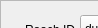
        <widget class="QWidget" name="roachConn">
         <property name="geometry">
          <rect>
           <x>0</x>
           <y>0</y>
           <width>98</width>
           <height>28</height>
          </rect>
         </property>
         <attribute name="label">
          <string>Roach</string>
         </attribute>
         <widget class="QFrame" name="frame">
          <property name="geometry">
           <rect>
            <x>0</x>
            <y>0</y>
            <width>210</width>
            <height>271</height>
           </rect>
          </property>
          <property name="frameShape">
           <enum>QFrame::StyledPanel</enum>
          </property>
          <property name="frameShadow">
           <enum>QFrame::Raised</enum>
          </property>
          <widget class="QPushButton" name="firmDir">
           <property name="geometry">
            <rect>
             <x>180</x>
             <y>74</y>
             <width>25</width>
             <height>25</height>
            </rect>
           </property>
           <property name="font">
            <font>
             <pointsize>9</pointsize>
             <weight>50</weight>
             <bold>false</bold>
            </font>
           </property>
           <property name="text">
            <string/>
           </property>
           <property name="icon">
            <iconset>
             <normaloff>../icon/firmware.png</normaloff>../icon/firmware.png</iconset>
           </property>
          </widget>
          <widget class="QLabel" name="label">
           <property name="geometry">
            <rect>
             <x>10</x>
             <y>77</y>
             <width>67</width>
             <height>17</height>
            </rect>
           </property>
           <property name="font">
            <font>
             <pointsize>9</pointsize>
             <weight>50</weight>
             <bold>false</bold>
            </font>
           </property>
           <property name="text">
            <string>Firmware</string>
           </property>
          </widget>
          <widget class="QLabel" name="label_2">
           <property name="geometry">
            <rect>
             <x>10</x>
             <y>140</y>
             <width>181</width>
             <height>17</height>
            </rect>
           </property>
           <property name="font">
            <font>
             <pointsize>9</pointsize>
             <weight>75</weight>
             <italic>false</italic>
             <bold>true</bold>
             <underline>false</underline>
             <kerning>true</kerning>
            </font>
           </property>
           <property name="text">
            <string>Directory to save data</string>
           </property>
          </widget>
          <widget class="QPushButton" name="saveDiryBtn">
           <property name="geometry">
            <rect>
             <x>180</x>
             <y>158</y>
             <width>25</width>
             <height>25</height>
            </rect>
           </property>
           <property name="font">
            <font>
             <weight>50</weight>
             <bold>false</bold>
            </font>
           </property>
           <property name="text">
            <string/>
           </property>
           <property name="icon">
            <iconset>
             <normaloff>../icon/open.png</normaloff>../icon/open.png</iconset>
           </property>
          </widget>
          <widget class="QLabel" name="label_7">
           <property name="geometry">
            <rect>
             <x>15</x>
             <y>53</y>
             <width>67</width>
             <height>17</height>
            </rect>
           </property>
           <property name="font">
            <font>
             <pointsize>9</pointsize>
             <weight>50</weight>
             <bold>false</bold>
            </font>
           </property>
           <property name="text">
            <string>Roach IP</string>
           </property>
          </widget>
          <widget class="QPushButton" name="upFirmBtn">
           <property name="geometry">
            <rect>
             <x>45</x>
             <y>110</y>
             <width>131</width>
             <height>25</height>
            </rect>
           </property>
           <property name="font">
            <font>
             <pointsize>9</pointsize>
             <weight>75</weight>
             <bold>true</bold>
            </font>
           </property>
           <property name="styleSheet">
            <string notr="true">color: white;
background-color: red</string>
           </property>
           <property name="text">
            <string>Upload firmware</string>
           </property>
          </widget>
          <widget class="QLineEdit" name="roachIPEdit">
           <property name="geometry">
            <rect>
             <x>73</x>
             <y>49</y>
             <width>101</width>
             <height>20</height>
            </rect>
           </property>
           <property name="font">
            <font>
             <pointsize>9</pointsize>
             <weight>50</weight>
             <bold>false</bold>
            </font>
           </property>
          </widget>
          <widget class="QLineEdit" name="firmEdit">
           <property name="geometry">
            <rect>
             <x>65</x>
             <y>76</y>
             <width>111</width>
             <height>20</height>
            </rect>
           </property>
           <property name="font">
            <font>
             <pointsize>9</pointsize>
             <weight>50</weight>
             <bold>false</bold>
            </font>
           </property>
           <property name="text">
            <string/>
           </property>
          </widget>
          <widget class="QLineEdit" name="savedatadiryEdit">
           <property name="geometry">
            <rect>
             <x>31</x>
             <y>160</y>
             <width>145</width>
             <height>20</height>
            </rect>
           </property>
           <property name="font">
            <font>
             <pointsize>9</pointsize>
             <weight>50</weight>
             <bold>false</bold>
            </font>
           </property>
          </widget>
          <widget class="QLabel" name="label_81">
           <property name="geometry">
            <rect>
             <x>25</x>
             <y>20</y>
             <width>61</width>
             <height>20</height>
            </rect>
           </property>
           <property name="font">
            <font>
             <pointsize>9</pointsize>
             <weight>50</weight>
             <bold>false</bold>
            </font>
           </property>
           <property name="text">
            <string>Roach ID</string>
           </property>
          </widget>
          <widget class="QComboBox" name="roach_ID">
           <property name="geometry">
            <rect>
             <x>80</x>
             <y>15</y>
             <width>111</width>
             <height>27</height>
            </rect>
           </property>
           <property name="font">
            <font>
             <pointsize>9</pointsize>
             <weight>50</weight>
             <bold>false</bold>
            </font>
           </property>
           <item>
            <property name="text">
             <string>dummy</string>
            </property>
           </item>
          </widget>
          <widget class="QLineEdit" name="tonesdataEdit">
           <property name="geometry">
            <rect>
             <x>31</x>
             <y>202</y>
             <width>145</width>
             <height>20</height>
            </rect>
           </property>
           <property name="font">
            <font>
             <pointsize>9</pointsize>
             <weight>50</weight>
             <bold>false</bold>
            </font>
           </property>
          </widget>
          <widget class="QPushButton" name="tonesDiryBtn">
           <property name="geometry">
            <rect>
             <x>180</x>
             <y>200</y>
             <width>25</width>
             <height>25</height>
            </rect>
           </property>
           <property name="font">
            <font>
             <weight>50</weight>
             <bold>false</bold>
            </font>
           </property>
           <property name="text">
            <string/>
           </property>
           <property name="icon">
            <iconset>
             <normaloff>../icon/open.png</normaloff>../icon/open.png</iconset>
           </property>
          </widget>
          <widget class="QLabel" name="label_3">
           <property name="geometry">
            <rect>
             <x>10</x>
             <y>180</y>
             <width>181</width>
             <height>17</height>
            </rect>
           </property>
           <property name="font">
            <font>
             <pointsize>9</pointsize>
             <weight>75</weight>
             <italic>false</italic>
             <bold>true</bold>
             <underline>false</underline>
             <kerning>true</kerning>
            </font>
           </property>
           <property name="text">
            <string>Tone lists directory</string>
           </property>
          </widget>
          <widget class="QLineEdit" name="firmdataEdit">
           <property name="geometry">
            <rect>
             <x>31</x>
             <y>242</y>
             <width>145</width>
             <height>20</height>
            </rect>
           </property>
           <property name="font">
            <font>
             <pointsize>9</pointsize>
             <weight>50</weight>
             <bold>false</bold>
            </font>
           </property>
          </widget>
          <widget class="QPushButton" name="firmDiryBtn">
           <property name="geometry">
            <rect>
             <x>180</x>
             <y>240</y>
             <width>25</width>
             <height>25</height>
            </rect>
           </property>
           <property name="font">
            <font>
             <weight>50</weight>
             <bold>false</bold>
            </font>
           </property>
           <property name="text">
            <string/>
           </property>
           <property name="icon">
            <iconset>
             <normaloff>../icon/open.png</normaloff>../icon/open.png</iconset>
           </property>
          </widget>
          <widget class="QLabel" name="label_4">
           <property name="geometry">
            <rect>
             <x>10</x>
             <y>220</y>
             <width>181</width>
             <height>17</height>
            </rect>
           </property>
           <property name="font">
            <font>
             <pointsize>9</pointsize>
             <weight>75</weight>
             <italic>false</italic>
             <bold>true</bold>
             <underline>false</underline>
             <kerning>true</kerning>
            </font>
           </property>
           <property name="text">
            <string>Firmware directory</string>
           </property>
          </widget>
         </widget>
        </widget>
